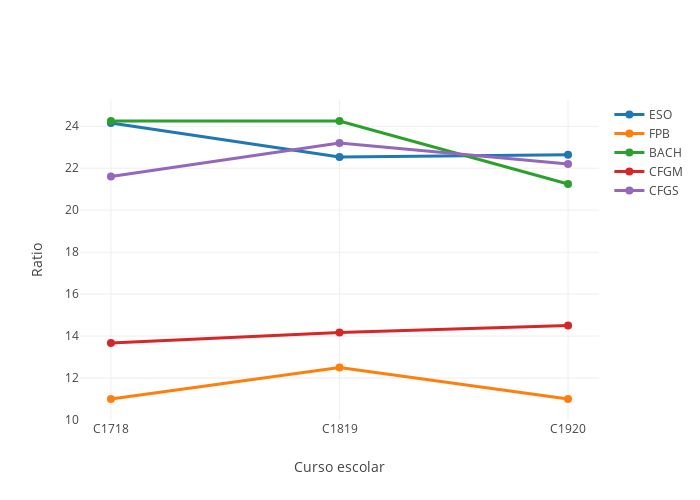

Notebook code cell kept with this figure:
### Markdown cell above
## Evolución de la ratio de alumnado por niveles

### Code cell
myplotly.num_students_evolution(df_ce, stages, years, ratio=True)

### Figure 1 — Plotly figure (JSON) as saved in the notebook; plotly's stock layout.template omitted (floating-point values rounded to 4 significant figures)
{"data": [{"hoverinfo": "name+text", "line": {"width": 3}, "marker": {"size": 8}, "name": "ESO", "text": [24.15, 22.54, 22.64], "type": "scatter", "uid": "b723367c-10ea-4e2c-b339-a54c59dde8ed", "x": ["C1718", "C1819", "C1920"], "y": [24.15, 22.54, 22.64]}, {"hoverinfo": "name+text", "line": {"width": 3}, "marker": {"size": 8}, "name": "FPB", "text": [11, 12.5, 11], "type": "scatter", "uid": "c0f6bf15-ddc4-4c97-adc5-4d4e33675ed6", "x": ["C1718", "C1819", "C1920"], "y": [11, 12.5, 11]}, {"hoverinfo": "name+text", "line": {"width": 3}, "marker": {"size": 8}, "name": "BACH", "text": [24.25, 24.25, 21.25], "type": "scatter", "uid": "53aca295-c981-46af-9888-b0c72d90cd59", "x": ["C1718", "C1819", "C1920"], "y": [24.25, 24.25, 21.25]}, {"hoverinfo": "name+text", "line": {"width": 3}, "marker": {"size": 8}, "name": "CFGM", "text": [13.67, 14.17, 14.5], "type": "scatter", "uid": "cb2f095b-a4c8-4b84-ae08-c22214c15817", "x": ["C1718", "C1819", "C1920"], "y": [13.67, 14.17, 14.5]}, {"hoverinfo": "name+text", "line": {"width": 3}, "marker": {"size": 8}, "name": "CFGS", "text": [21.6, 23.2, 22.2], "type": "scatter", "uid": "f0ed0f32-ffbb-45e3-aacb-b6508be281e8", "x": ["C1718", "C1819", "C1920"], "y": [21.6, 23.2, 22.2]}], "layout": {"height": 500, "width": 700, "xaxis": {"title": {"text": "Curso escolar"}}, "yaxis": {"title": {"text": "Ratio"}}}}
